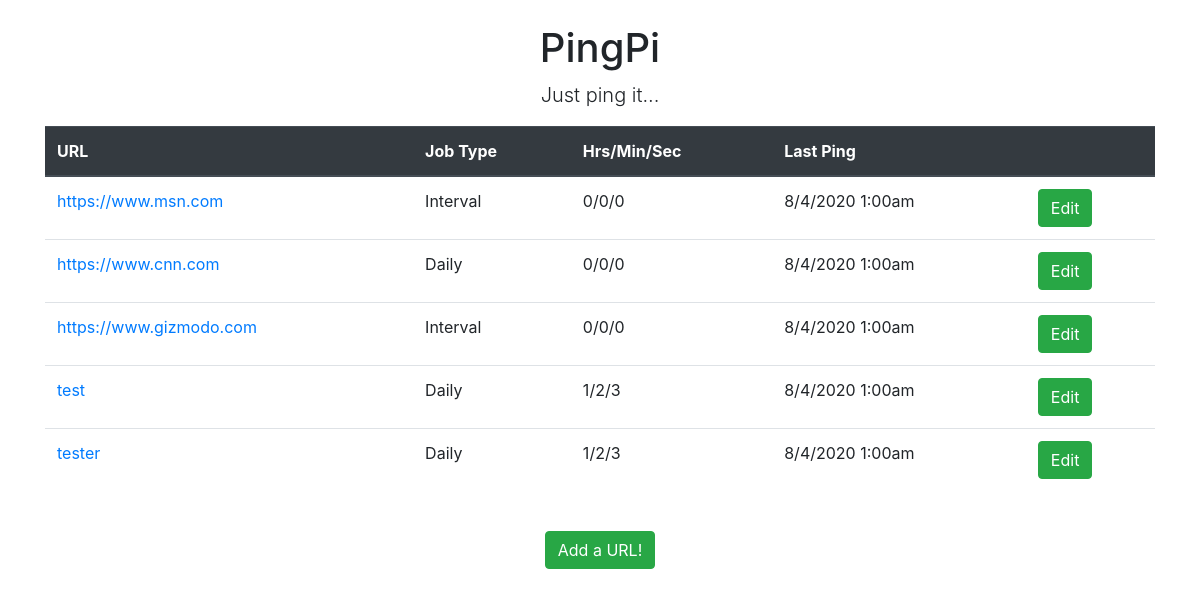
The page / on the database its author committed.
### application/models.py (models this page shows)
class Website(db.Model):
    id = db.Column(db.Integer(), primary_key=True)
    url = db.Column(db.String(), unique=True, nullable=False)
    job_type = db.Column(db.String(10), nullable=False)
    hours = db.Column(db.Integer(), nullable=False, default=0)
    minutes = db.Column(db.Integer(), nullable=False, default=0)
    seconds = db.Column(db.Integer(), nullable=False, default=0)

### application/routes.py (the view)
@app.route('/')
def index():
    data = {
        'sites' : ping_pi.get_all_websites()
    }
    return render_template('index.html', data=data)

### application/ping_pi.py (called while the page is built)
    def get_all_websites(self):
        query = self.db.session.query(Website).all()
        return query

### application/templates/index.html (shortened to what this page needs)
{% extends 'base.html' %}
{% block content %}
<div class="container">
    <div class="text-center">
        <div class="mt-4">
            <h1 class="text-center">PingPi</h1>
            <p style="font-size: 1.25em; font-weight:300;">Just ping it...</p>
        </div>
    </div>
    {% if data.sites %}
    <div class="table-responsive">
        <table class="table">
            <thead class="thead-dark">
                <tr>
                    <th scope="col">URL</th>
                    <th scope="col">Job Type</th>
                    <th scope="col">Hrs/Min/Sec</th>
                    <th scope="col">Last Ping</th>
                    <th scope="col"></th>
                </tr>
            </thead>
            <tbody>
                {% for site in data.sites %}
                <tr>
                    <td><a href="{{ site.url }}" target="_blank">{{ site.url }}</a></td>
                    {% if site.job_type == 'cron' %}
                    <td>Daily</td>
                    {% elif site.job_type == 'interval' %}
                    <td>Interval</td>
                    {% endif %}
                    <td>{{ site.hours }}/{{ site.minutes }}/{{ site.seconds }}</td>
                    <td>8/4/2020 1:00am</td>
                    <td><button type="button" class="edit-button btn btn-success" data-site-id="{{ site.id }}" data-toggle="modal" data-target="#modal">Edit</button></td>
                </tr>
                {% endfor %}
            </tbody>
        </table>
    </div>
    {% endif %}
    <div class="text-center mt-4">
        <button type="button" class="add-button btn btn-success mx-auto" data-toggle="modal" data-target="#modal">Add a URL!</button>
    </div>
</div>
{% endblock %}

### application/templates/base.html (shortened to what this page needs)
<!doctype html>
<html lang="en">
<head>
    <link rel="stylesheet" href="https://stackpath.bootstrapcdn.com/bootstrap/4.5.0/css/bootstrap.min.css">
    <link rel="stylesheet" href="{{ url_for('static', filename='main.css') }}">
</head>
<body>
    {% block content %}{% endblock %}
</body>
</html>

### rows shown on the page
Website: url "https://www.msn.com", job_type "Interval", hours "0", minutes "0", seconds "0"
Website: url "https://www.cnn.com", job_type "Daily", hours "0", minutes "0", seconds "0"
Website: url "https://www.gizmodo.com", job_type "Interval", hours "0", minutes "0", seconds "0"
Website: url "test", job_type "Daily", hours "1", minutes "2", seconds "3"
Website: url "tester", job_type "Daily", hours "1", minutes "2", seconds "3"
